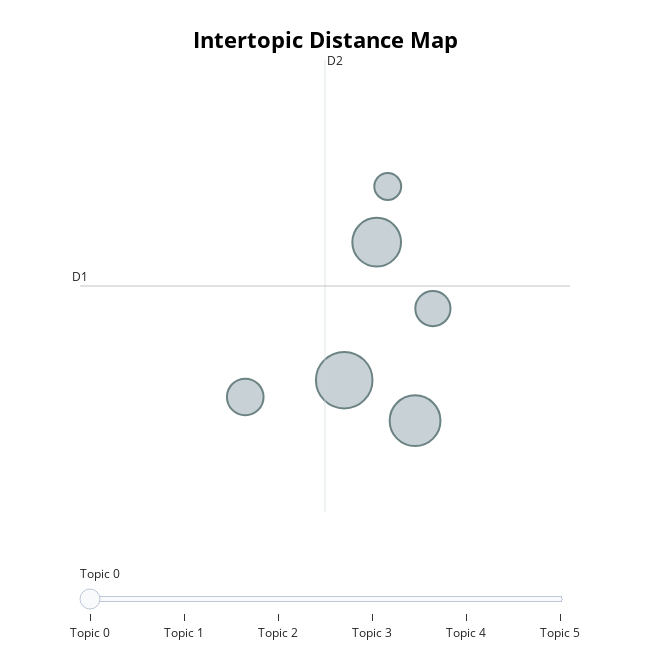

This figure's notebook cell:
### Code cell
model.visualize_topics()

### Figure 1 — Plotly figure (JSON) as saved in the notebook; plotly's stock layout.template omitted (floating-point values rounded to 4 significant figures)
{"data": [{"customdata": [[0, "good | food | price | reasonable | non", 31], [1, "bad | service | good | liked | services", 25], [2, "worst | bad | food | taste | service", 23], [3, "hotel | chola | poor | best hotel | don try", 13], [4, "taste | good | like | taste good | level", 12], [5, "clean | washing area | washing | area | hygiene", 7]], "hovertemplate": "<b>Topic %{customdata[0]}</b><br>%{customdata[1]}<br>Size: %{customdata[2]}", "legendgroup": "", "marker": {"color": "#B0BEC5", "line": {"color": "DarkSlateGrey", "width": 2}, "size": [31, 25, 23, 13, 12, 7], "sizemode": "area", "sizeref": 0.01937, "symbol": "circle"}, "mode": "markers", "name": "", "orientation": "v", "showlegend": false, "type": "scatter", "x": [-6.181, -5.745, -5.981, -6.791, -5.635, -5.913], "xaxis": "x", "y": [7.016, 6.578, 8.507, 6.835, 7.79, 9.11], "yaxis": "y"}], "layout": {"annotations": [{"showarrow": false, "text": "D1", "x": -7.81, "y": 8.034, "yshift": 10}, {"showarrow": false, "text": "D2", "x": -6.3, "xshift": 10, "y": 10.48}], "height": 650, "hoverlabel": {"bgcolor": "white", "font": {"family": "Rockwell", "size": 16}}, "legend": {"itemsizing": "constant", "tracegroupgap": 0}, "margin": {"t": 60}, "shapes": [{"line": {"color": "#CFD8DC", "width": 2}, "type": "line", "x0": -6.3, "x1": -6.3, "y0": 5.592, "y1": 10.48}, {"line": {"color": "#9E9E9E", "width": 2}, "type": "line", "x0": -7.81, "x1": -4.789, "y0": 8.034, "y1": 8.034}], "sliders": [{"active": 0, "pad": {"t": 50}, "steps": [{"args": [{"marker.color": [["red", "#B0BEC5", "#B0BEC5", "#B0BEC5", "#B0BEC5", "#B0BEC5"]]}], "label": "Topic 0", "method": "update"}, {"args": [{"marker.color": [["#B0BEC5", "red", "#B0BEC5", "#B0BEC5", "#B0BEC5", "#B0BEC5"]]}], "label": "Topic 1", "method": "update"}, {"args": [{"marker.color": [["#B0BEC5", "#B0BEC5", "red", "#B0BEC5", "#B0BEC5", "#B0BEC5"]]}], "label": "Topic 2", "method": "update"}, {"args": [{"marker.color": [["#B0BEC5", "#B0BEC5", "#B0BEC5", "red", "#B0BEC5", "#B0BEC5"]]}], "label": "Topic 3", "method": "update"}, {"args": [{"marker.color": [["#B0BEC5", "#B0BEC5", "#B0BEC5", "#B0BEC5", "red", "#B0BEC5"]]}], "label": "Topic 4", "method": "update"}, {"args": [{"marker.color": [["#B0BEC5", "#B0BEC5", "#B0BEC5", "#B0BEC5", "#B0BEC5", "red"]]}], "label": "Topic 5", "method": "update"}]}], "title": {"font": {"color": "Black", "size": 22}, "text": "<b>Intertopic Distance Map</b>", "x": 0.5, "xanchor": "center", "y": 0.95, "yanchor": "top"}, "width": 650, "xaxis": {"anchor": "y", "domain": [0, 1], "range": [-7.81, -4.789], "title": {"text": ""}, "visible": false}, "yaxis": {"anchor": "x", "domain": [0, 1], "range": [5.592, 10.48], "title": {"text": ""}, "visible": false}}}
